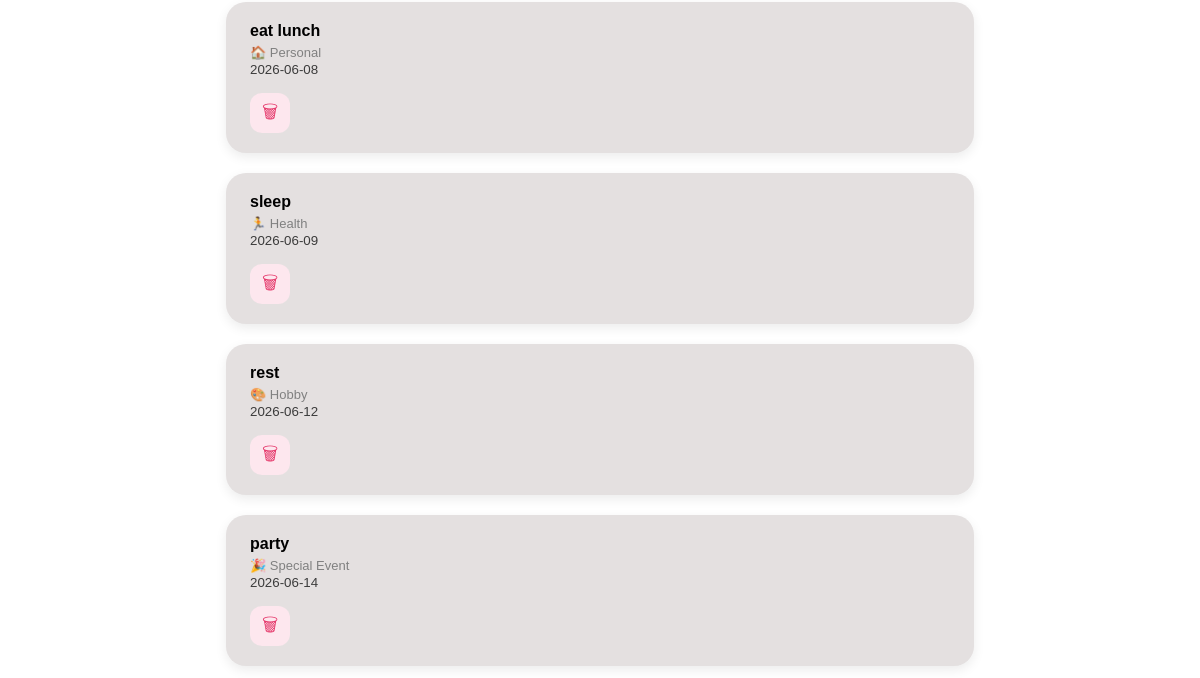
Before: /history (lower part) with the older database file.
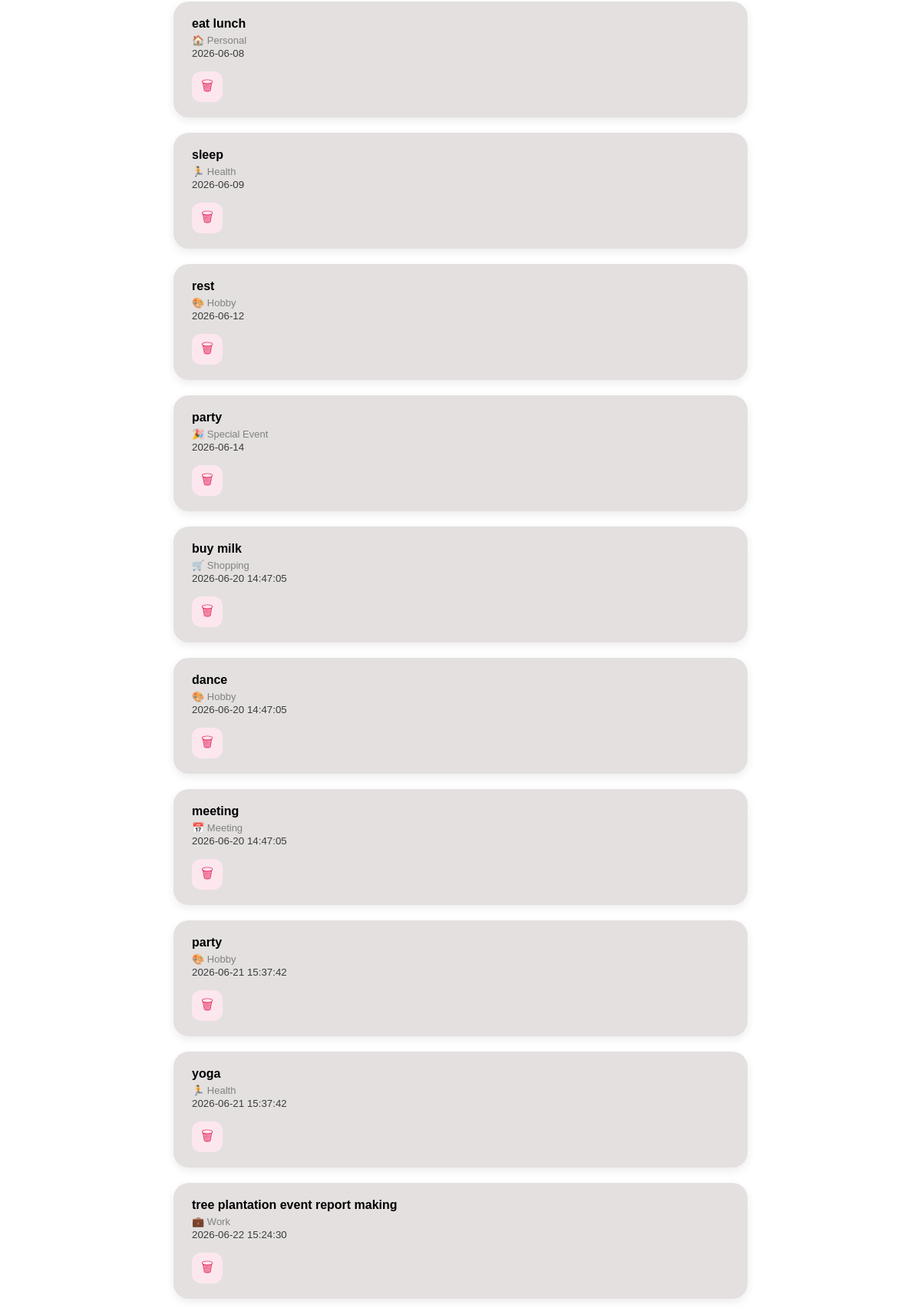
After: the same page with the newer database file.
### tables this page shows
CREATE TABLE tasks (
        id INTEGER PRIMARY KEY AUTOINCREMENT,
        name TEXT,
        category TEXT,
        status TEXT,
        date TEXT
    );

### app.py (the view)
@app.route("/history")
def history():
    conn = sqlite3.connect("tasks.db")
    cursor = conn.cursor()
    cursor.execute("SELECT * FROM tasks WHERE status='completed' ")
    completed_rows = cursor.fetchall()
    conn.close()
    category_icons = {
        "Learning": "📚",
        "Work": "💼",
        "Health": "🏃",
        "Shopping": "🛒",
        "Personal": "🏠",
        "Hobby": "🎨",
        "Finance": "💰",
        "Meeting": "📅",
        "Design": "🖌️",
        "Special Event": "🎉",
        "Other": "📌"
    }
    completed_tasks = []
    for row in completed_rows:
        completed_tasks.append({
            "id": row[0],
            "name": row[1],
            "category": row[2],
            "status": row[3],
            "date": row[4],
            "icon": category_icons.get(row[2], "📌")
        })
        completed_count = len(completed_tasks)
    return render_template("history.html", completed_tasks=completed_tasks,
                            completed_count=completed_count)

### templates/history.html (shortened to what this page needs)
<!DOCTYPE html>
<html>
    <head>
    <link rel="stylesheet" href="{{ url_for('static', filename='style.css') }}">
    </head>
    <body>
        <div class="completed-tasks">
    {% if completed_tasks %}
     {% for task in completed_tasks %}
        <div class="task-card">
         <div class="task-header">
            <div class="task-text">
              <h4>{{ task.name }}</h4>
              <p>{{ task.icon }} {{ task.category }}</p>
              <small>{{ task.date }}</small>
                </div>
            <div class="task-buttons">
             <button class="delete-btn" onclick="deleteTask('{{ task.id }}')"> 🗑 </button>
             </div>
                </div>
                  </div>
        {% endfor %}
    {% else %}
        <p>No completed tasks yet.</p>
    {% endif %}
</div>
    </body>
</html>

Changed rows visible on the page:
now on this page (row edited): tasks: name "buy milk", icon "🛒", category "Shopping", date "2026-06-20 14:47:05"
now on this page (row edited): tasks: name "dance", icon "🎨", category "Hobby", date "2026-06-20 14:47:05"
now on this page (row edited): tasks: name "meeting", icon "📅", category "Meeting", date "2026-06-20 14:47:05"
now on this page (row edited): tasks: name "party", icon "🎨", category "Hobby", date "2026-06-21 15:37:42"
now on this page (row edited): tasks: name "yoga", icon "🏃", category "Health", date "2026-06-21 15:37:42"
now on this page (row edited): tasks: name "tree plantation event report making", icon "💼", category "Work", date "2026-06-22 15:24:30"
